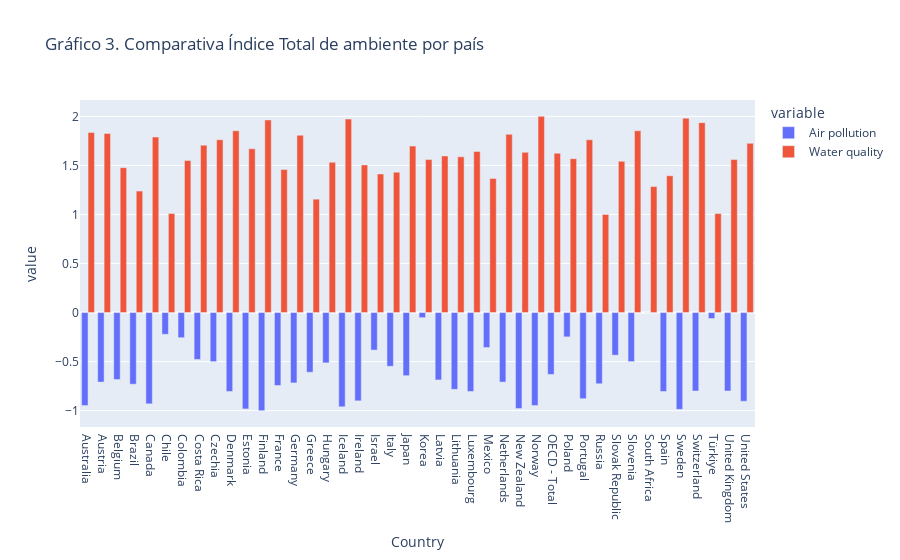

Notebook code for this chart:
### Code cell
import plotly.express as px

# Asegúrate de usar el DataFrame ajustado, ordenado o no
pivot_df = adjusted.reset_index()

# Crear el gráfico de barras
fig = px.bar(
    pivot_df,
    x="Country",
    y=["Air pollution", "Water quality"],
    barmode="group",
    title="Gráfico 3. Comparativa Índice Total de ambiente por país"
)

fig.show()

### Figure 1 — Plotly figure (JSON) as saved in the notebook; plotly's stock layout.template omitted (floating-point values rounded to 4 significant figures)
{"data": [{"alignmentgroup": "True", "hovertemplate": "variable=Air pollution<br>Country=%{x}<br>value=%{y}<extra></extra>", "legendgroup": "Air pollution", "marker": {"color": "#636efa", "pattern": {"shape": ""}}, "name": "Air pollution", "offsetgroup": "Air pollution", "orientation": "v", "showlegend": true, "textposition": "auto", "type": "bar", "x": ["Australia", "Austria", "Belgium", "Brazil", "Canada", "Chile", "Colombia", "Costa Rica", "Czechia", "Denmark", "Estonia", "Finland", "France", "Germany", "Greece", "Hungary", "Iceland", "Ireland", "Israel", "Italy", "Japan", "Korea", "Latvia", "Lithuania", "Luxembourg", "Mexico", "Netherlands", "New Zealand", "Norway", "OECD - Total", "Poland", "Portugal", "Russia", "Slovak Republic", "Slovenia", "South Africa", "Spain", "Sweden", "Switzerland", "Türkiye", "United Kingdom", "United States"], "xaxis": "x", "y": [-0.9478, -0.7087, -0.6826, -0.7304, -0.9304, -0.2217, -0.2565, -0.4783, -0.5, -0.8043, -0.9826, -1.0, -0.7435, -0.7174, -0.6087, -0.513, -0.9609, -0.9, -0.3826, -0.5478, -0.6435, -0.05217, -0.687, -0.7826, -0.8043, -0.3565, -0.7087, -0.9783, -0.9478, -0.6304, -0.2478, -0.8783, -0.7261, -0.4348, -0.5, 0.0, -0.8043, -0.987, -0.8, -0.06087, -0.8, -0.9043], "yaxis": "y"}, {"alignmentgroup": "True", "hovertemplate": "variable=Water quality<br>Country=%{x}<br>value=%{y}<extra></extra>", "legendgroup": "Water quality", "marker": {"color": "#EF553B", "pattern": {"shape": ""}}, "name": "Water quality", "offsetgroup": "Water quality", "orientation": "v", "showlegend": true, "textposition": "auto", "type": "bar", "x": ["Australia", "Austria", "Belgium", "Brazil", "Canada", "Chile", "Colombia", "Costa Rica", "Czechia", "Denmark", "Estonia", "Finland", "France", "Germany", "Greece", "Hungary", "Iceland", "Ireland", "Israel", "Italy", "Japan", "Korea", "Latvia", "Lithuania", "Luxembourg", "Mexico", "Netherlands", "New Zealand", "Norway", "OECD - Total", "Poland", "Portugal", "Russia", "Slovak Republic", "Slovenia", "South Africa", "Spain", "Sweden", "Switzerland", "Türkiye", "United Kingdom", "United States"], "xaxis": "x", "y": [1.835, 1.826, 1.477, 1.239, 1.789, 1.009, 1.55, 1.706, 1.761, 1.853, 1.67, 1.963, 1.459, 1.807, 1.156, 1.532, 1.972, 1.505, 1.413, 1.431, 1.697, 1.56, 1.596, 1.587, 1.642, 1.367, 1.817, 1.633, 2.0, 1.624, 1.569, 1.761, 1.0, 1.541, 1.853, 1.284, 1.394, 1.982, 1.936, 1.009, 1.56, 1.725], "yaxis": "y"}], "layout": {"barmode": "group", "legend": {"title": {"text": "variable"}, "tracegroupgap": 0}, "title": {"text": "Gráfico 3. Comparativa Índice Total de ambiente por país"}, "xaxis": {"anchor": "y", "domain": [0, 1], "title": {"text": "Country"}}, "yaxis": {"anchor": "x", "domain": [0, 1], "title": {"text": "value"}}}}
